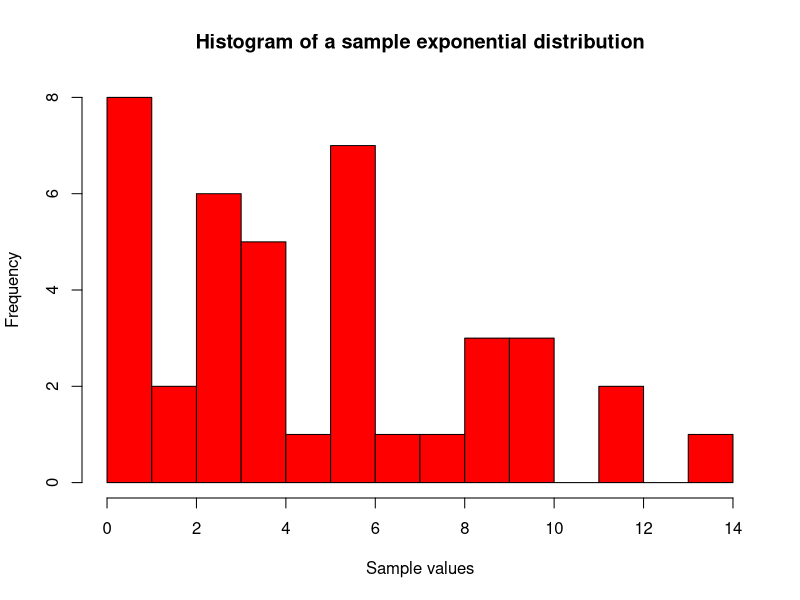
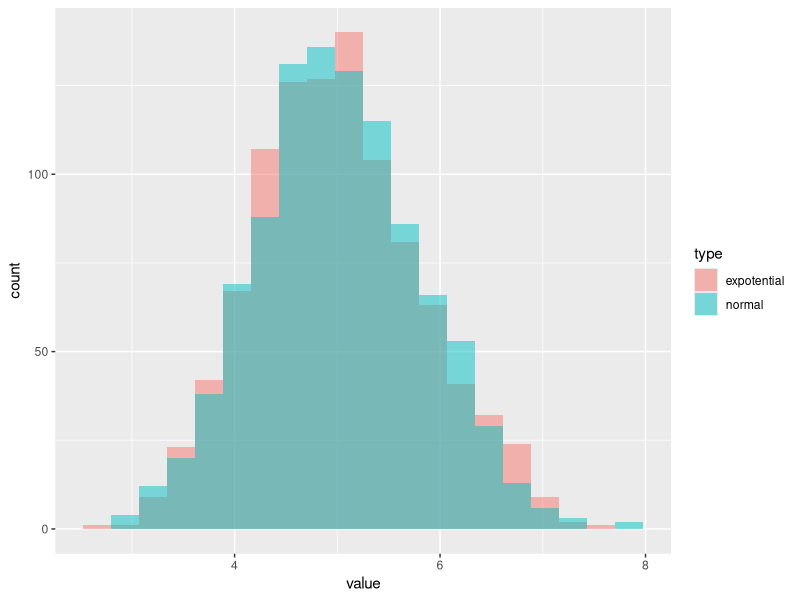

Recreate these plots in R, in order.
## ---- chunk 1
lambda <- 0.2
set.seed(123456)
## ---- chunk 2
sample <- rexp(40, lambda)
## ---- chunk 3
hist(sample,
     main = "Histogram of a sample exponential distribution",
     xlab = "Sample values",
     col = c("red"),
     breaks = 10)
## ---- chunk 4
sample_mean <- mean(sample)
theoretical_mean <- 1 / lambda
sample_mean
theoretical_mean
## ---- chunk 5
larger_sample <- rexp(1000, lambda)
larger_sample_mean <- mean(larger_sample)
larger_sample_mean
## ---- chunk 6
sample_sd <- sd(sample)
theoretical_sd <- 1 / lambda
sample_sd
theoretical_sd
## ---- chunk 7
larger_sample_sd <- sd(larger_sample)
larger_sample_sd
## ---- chunk 8
means = NULL
for (i in 1 : 1000) means = c(means, mean(rexp(40, lambda)))
ndist <- rnorm(1000, mean = mean(means), sd = sd(means))
## ---- chunk 9

data <- data.frame(value = means)
data$type <- "expotential"
data <- rbind(data, data.frame(value = ndist, type = rep("normal", length(ndist))))

library(ggplot2)
ggplot(data, aes(x=value, fill=type)) +
    geom_histogram(
      binwidth=.5,
      alpha=.5,
      position="identity",
      breaks=seq(
        min(data$value),
        max(data$value),
        by=((max(data$value) - min(data$value))/20)
        )
      )
